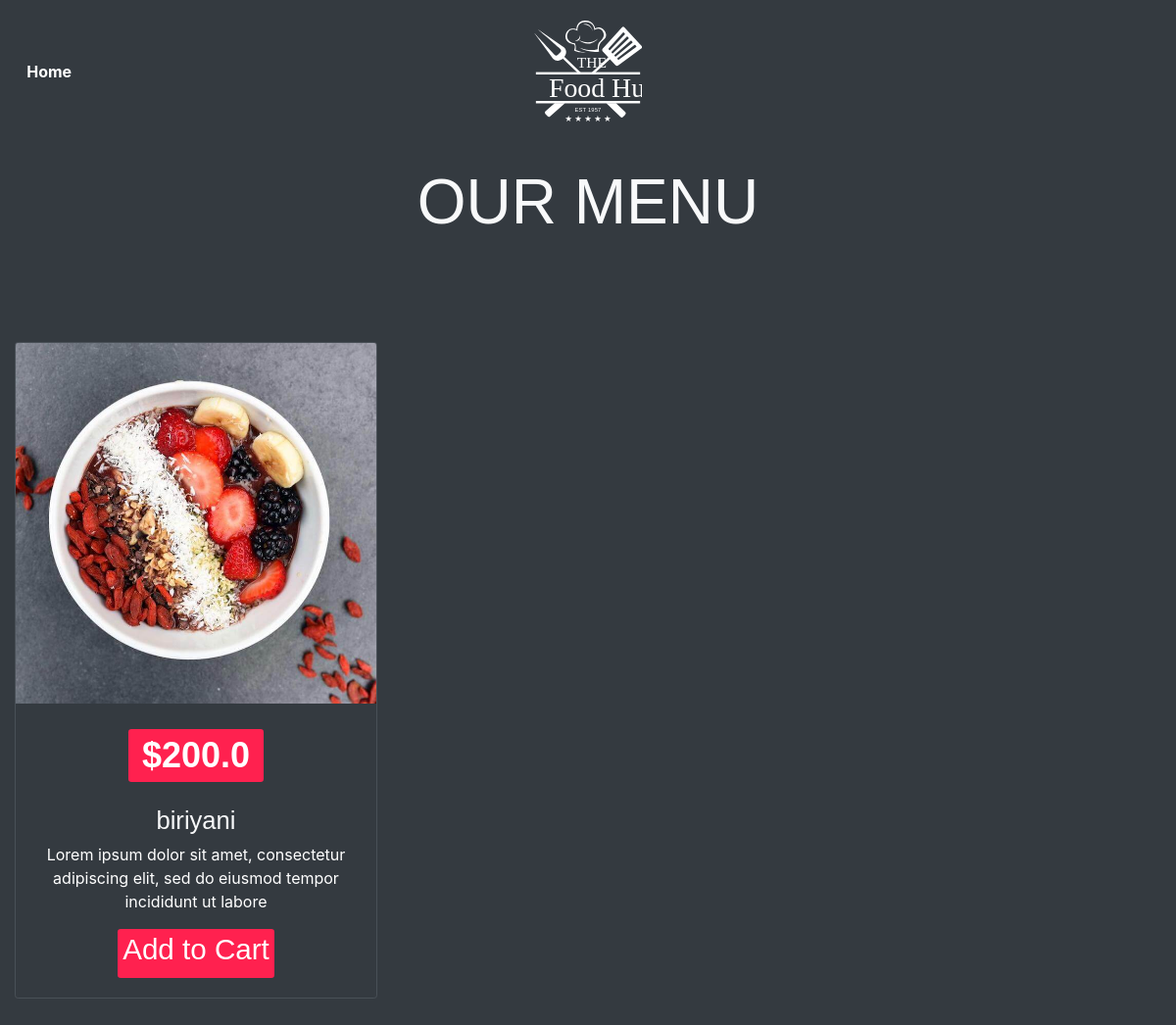
Page /menu/restaurant1 on the committed database.
### store/models.py (models this page shows, shortened)
class Product(models.Model):
    category=models.ForeignKey(Category, on_delete=models.CASCADE)
    slug=models.CharField(max_length=150,null=False,blank=False)
    food_name=models.CharField(max_length=150,null=False,blank=False)
    food_image=models.ImageField( upload_to=get_file_path, null=True,blank=True)
    description =models.CharField(max_length=250, null=False,blank=False)
    price=models.FloatField(null=False,blank=False)
    status=models.BooleanField(default=False,help_text="0=default, 1=Hidden")
    trending=models.BooleanField(default=False,help_text="0=default, 1=Trending")
    tag=models.CharField(max_length=150,null=False,blank=False)
    meta_title=models.CharField(max_length=150,null=False,blank=False)
    meta_keyword=models.CharField(max_length=150,null=False,blank=False)
    meta_description=models.TextField(max_length=500,null=False,blank=False)
    created_at=models.DateTimeField(auto_now_add=True)

### store/views.py (the view)
# urls.py: path('menu/<str:slug>',views.menu,name='menu'),
def menu(request,slug):
    if(Category.objects.filter(slug=slug)):
        food=Product.objects.filter(category__slug=slug)
        category_name=Category.objects.filter(slug=slug).first()
    return render(request,"menu.html",{"food":food,"category_name":category_name})

### store/templates/menu.html (shortened to what this page needs)
{% extends "layout.html" %}
{% load static %}
{% block content %}
<br>
<br>
<br>
    <div id="blog" class="container-fluid bg-dark text-light py-5 text-center wow fadeIn">
        <h2 class="section-title py-5">OUR MENU</h2>
        <div class="row justify-content-center">
        </div>
        <div class="tab-content" id="pills-tabContent">
            <div class="tab-pane fade show active" id="foods" role="tabpanel" aria-labelledby="pills-home-tab">
                <div class="row">
                    {% for items in food %}
                    <div class="col-md-4">
                        <div class="card bg-transparent border my-3 my-md-0 ">
                            <img src={{items.food_image.url}}   alt="template by DevCRID http://www.devcrud.com/" class="rounded-0 card-img-top mg-responsive">
                            <div class="card-body ">
                                <h1 class="text-center mb-4"><a href="#" class="badge badge-primary">${{items.price}}</a></h1>
                                <h4 class="pt20 pb20">{{items.food_name}} </h4>
                                <p class="text-white">{{items.description}} </p>
                                <a class="badge badge-primary" href="{%  url  'add_to_cart' items.id  %}"><h3>Add to Cart</h3></a>
                            </div>
                        </div>
                    </div>
                    {% endfor %}
                </div>
            </div>
        </div>
    </div>
{% endblock content%}

### rows in the picture
Product: food_image (picture), price "200.0", food_name "biriyani", description "Lorem ipsum dolor sit amet, consectetur adipiscing elit, sed do eiusmod tempor incididunt ut labore"
